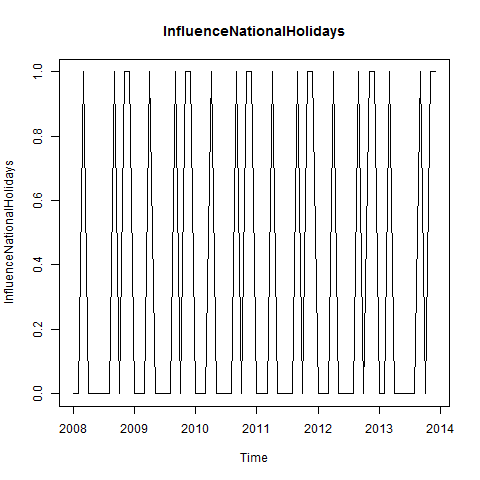

Here is the R script that generated this plot:
#Creates InfluenceNationalHolidays plot

png("Plots/InfluenceNationalHolidays_plot.png")
plot(InfluenceNationalHolidays, main="InfluenceNationalHolidays")
dev.off()